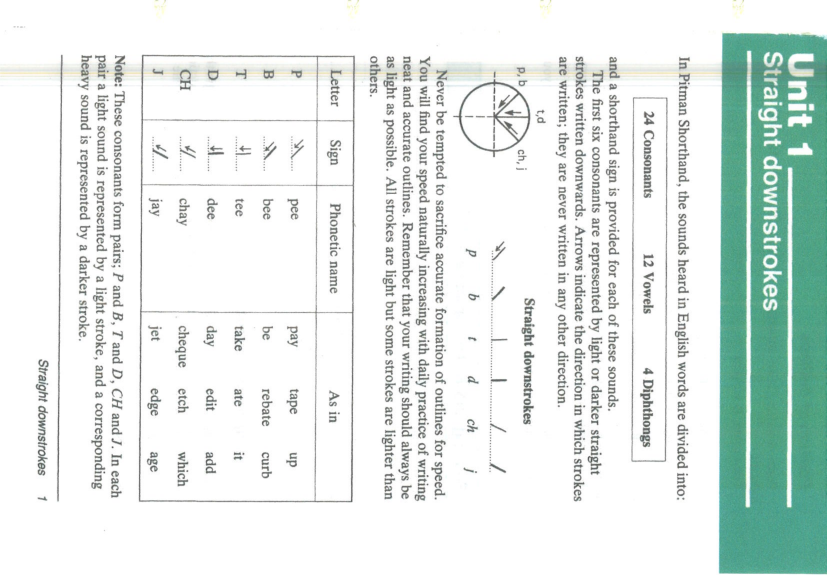
#> input picture assets/stroke-images/professional/stroke_page-009.png, 2480 x 1748 px (shown at 1/3 size)
$ python extract_clean_strokes.py
#> lines starting #> are read from the running program, lines starting #| are printed output that depends on the picture; after the words box and inside, x2 and y2 are one past the last pixel; in counts of white or black regions, pixels touching at a corner belong together
#!/usr/bin/env python3
"""
Improved stroke extraction with tighter detection.
Focuses on extracting ONLY the clean stroke symbols, not full page diagrams.
"""

import cv2
import numpy as np
from pathlib import Path
import json

def extract_clean_stroke_symbol(image_path, stroke_info):
    """
    Extract just the clean stroke symbol from a page.

    Args:
        image_path: Path to the professional page image
        stroke_info: Dict with 'name', 'expected_x', 'expected_y', 'size_hint'

    Returns:
        Cropped image of just the stroke symbol
    """
    img = cv2.imread(str(image_path))
#> img is the input picture: shape (1748, 2480, 3); mean B, G, R 232.4, 235.6, 226.8
    if img is None:
        print(f"❌ Failed to load: {image_path}")
        return None

    # Convert to grayscale
    gray = cv2.cvtColor(img, cv2.COLOR_BGR2GRAY)
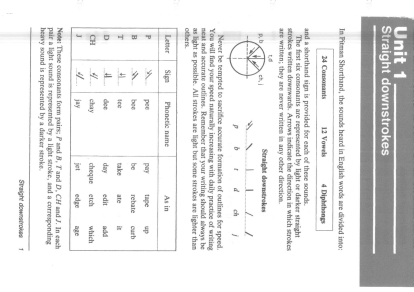
#> gray: shape (1748, 2480) (shown at 1/6 size); min 54, max 255, mean 232.6

    # Use very aggressive thresholding to get only the darkest strokes
    _, binary = cv2.threshold(gray, 200, 255, cv2.THRESH_BINARY_INV)
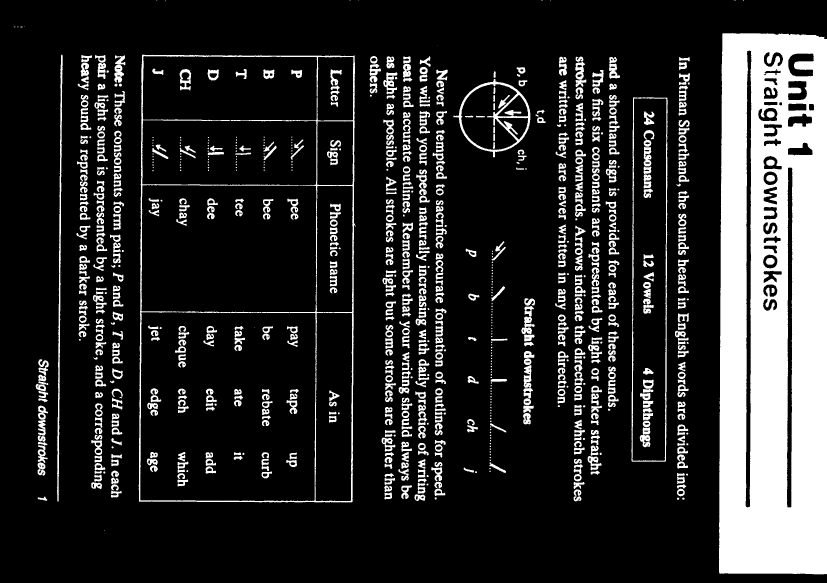
#> binary: shape (1748, 2480) (shown at 1/3 size); 17.5% white; 1032 white regions (156 under 20 px), largest, box (x1, y1, x2, y2) and area: (2157, 99, 2480, 1723) 458298, (416, 164, 1068, 1507) 26313, (1894, 292, 2003, 1385) 8115

    # Remove text and small noise - keep only stroke-like elements
    kernel_vertical = np.ones((15, 3), np.uint8)
    kernel_horizontal = np.ones((3, 15), np.uint8)

    # Detect vertical and horizontal strokes
    vertical = cv2.morphologyEx(binary, cv2.MORPH_OPEN, kernel_vertical)
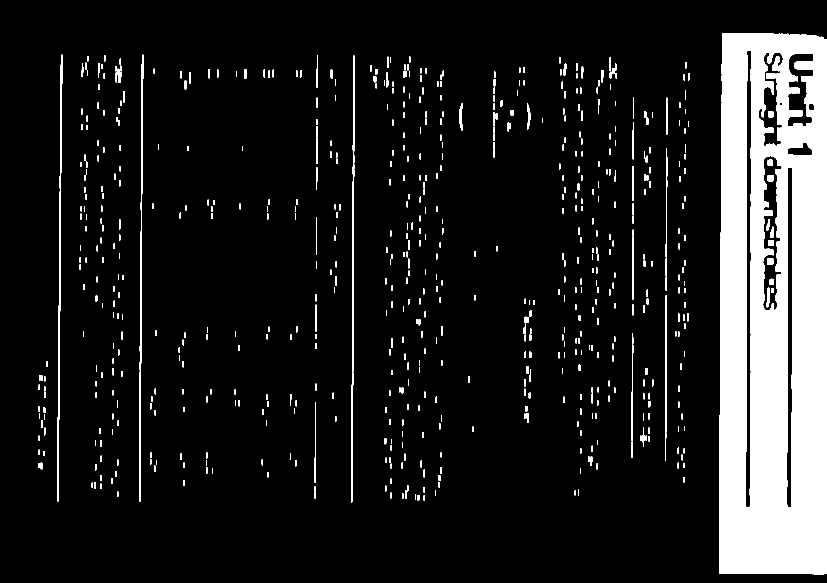
#> vertical: shape (1748, 2480) (shown at 1/3 size); 12% white; 671 white regions, largest, box (x1, y1, x2, y2) and area: (2157, 100, 2480, 1723) 447978, (1053, 167, 1065, 1507) 5676, (172, 164, 188, 1504) 5619
    horizontal = cv2.morphologyEx(binary, cv2.MORPH_OPEN, kernel_horizontal)
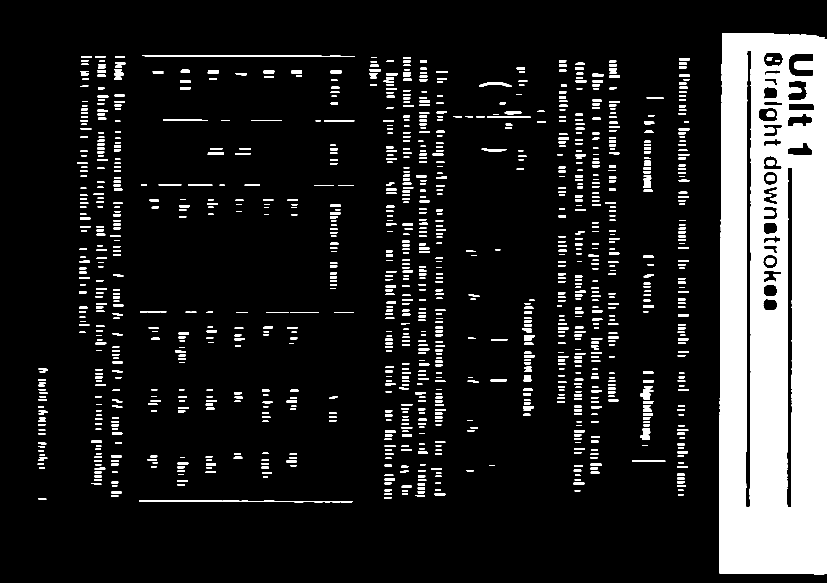
#> horizontal: shape (1748, 2480) (shown at 1/3 size); 13.6% white; 1164 white regions, largest, box (x1, y1, x2, y2) and area: (2157, 100, 2480, 1723) 455422, (426, 165, 1064, 171) 2382, (417, 1501, 1057, 1507) 2367

    # Combine both
    strokes = cv2.bitwise_or(vertical, horizontal)
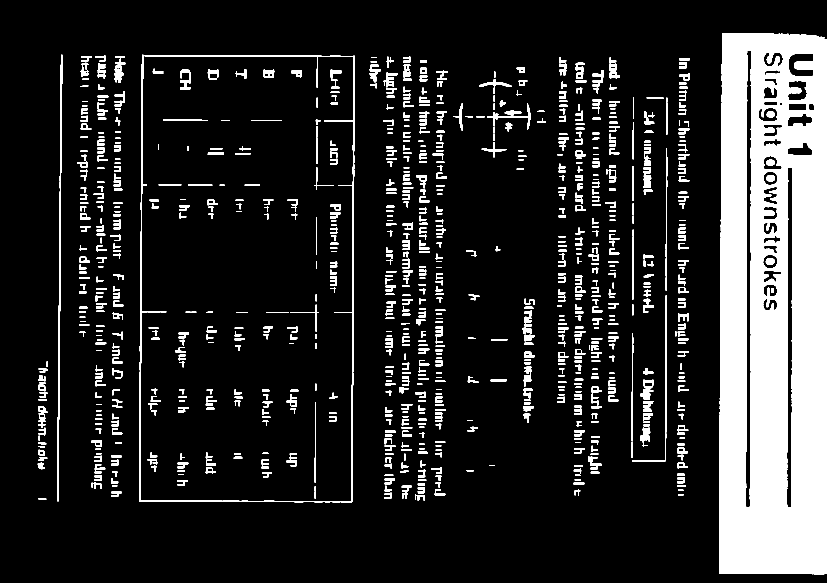
#> strokes: shape (1748, 2480) (shown at 1/3 size); 14.9% white; 926 white regions

    # Find contours
    contours, _ = cv2.findContours(strokes, cv2.RETR_EXTERNAL, cv2.CHAIN_APPROX_SIMPLE)
#> contours = 771 contours; largest, box (x1, y1, x2, y2) and area: (417, 164, 1065, 1507) 855102, (2157, 100, 2480, 1723) 513744, (172, 164, 188, 1504) 4276, (1896, 886, 2000, 1385) 1349, (1461, 310, 1591, 389) 1078

    if not contours:
        print(f"  ⚠️  No stroke contours found for {stroke_info['name']}")
        return None

    # Filter contours by:
    # 1. Aspect ratio (strokes are typically tall or wide)
    # 2. Position (use expected_x, expected_y if provided)
    # 3. Size (not too small, not too large)

    valid_contours = []
    for contour in contours:
        x, y, w, h = cv2.boundingRect(contour)
        area = cv2.contourArea(contour)

        # Skip very small contours (noise/text)
        if area < 500:
            continue

        # Skip very large contours (page borders, full diagrams)
        if area > 30000:
            continue

        # Check aspect ratio - strokes are typically elongated
        aspect_ratio = max(w, h) / max(min(w, h), 1)

        # Skip square-ish shapes (likely not strokes)
        if aspect_ratio < 2.0:
            continue

        # If we have position hints, prefer contours near that position
        if 'expected_x' in stroke_info and 'expected_y' in stroke_info:
            expected_x = stroke_info['expected_x']
            expected_y = stroke_info['expected_y']

            # Calculate distance from expected position
            center_x = x + w // 2
            center_y = y + h // 2
            distance = np.sqrt((center_x - expected_x)**2 + (center_y - expected_y)**2)

            valid_contours.append((contour, area, distance, (x, y, w, h)))
        else:
            valid_contours.append((contour, area, 0, (x, y, w, h)))
#> this loop made 771 passes
#> (x, y, w, h, area, aspect_ratio, center_x, center_y) on passes 275, 348, 604, 734, 753, 770: (1895, 1000, 5, 323, 753, 64.6, 1897, 1161), (1896, 886, 104, 499, 1349, 4.8, 1948, 1135), (1998, 444, 4, 220, 506, 55, 2000, 554), (1437, 237, 98, 23, 623.5, 4.26, 1486, 248), (293, 189, 24, 48, 582.5, 2, 305, 213), (172, 164, 16, 1340, 4276.5, 83.75, 180, 834)
#> after the loop, valid_contours = 6 items

    if not valid_contours:
        print(f"  ⚠️  No valid stroke contours for {stroke_info['name']}")
        return None

    # Sort by distance (if we have expected position) or by area (largest first)
    if 'expected_x' in stroke_info:
        valid_contours.sort(key=lambda x: x[2])  # Sort by distance
    else:
        valid_contours.sort(key=lambda x: x[1], reverse=True)  # Sort by area

    # Take the best match
    best_contour, area, distance, bbox = valid_contours[0]
#> best_contour = contour of 103 points, box (x1, y1, x2, y2) (172, 164, 188, 1504), area 4276; bbox = (172, 164, 16, 1340)
    x, y, w, h = bbox

    # Add minimal padding
    padding = 5
    x = max(0, x - padding)
#> x = 167
    y = max(0, y - padding)
#> y = 159
    w = min(img.shape[1] - x, w + 2 * padding)
#> w = 26
    h = min(img.shape[0] - y, h + 2 * padding)
#> h = 1350

    # Extract the stroke
    stroke_img = img[y:y+h, x:x+w]

    return stroke_img

def extract_all_clean_strokes():
    """
    Extract clean stroke symbols from all professional pages.
    Uses tighter detection focused on stroke outlines only.
    """
    base_dir = Path(__file__).parent.parent / "assets" / "stroke-images" / "professional"
    output_dir = Path(__file__).parent.parent / "assets" / "stroke-images" / "extracted-professional-clean"
    output_dir.mkdir(exist_ok=True, parents=True)

    # Define stroke extraction hints
    # These are approximate positions where strokes typically appear on each page
    stroke_extractions = [
        # Page 9 - P and B (straight downstrokes)
        {
            'page': 'stroke_page-009.png',
            'strokes': [
                {'name': 'P', 'expected_x': 800, 'expected_y': 1000},
                {'name': 'B', 'expected_x': 1200, 'expected_y': 1000},
            ]
        },
        # Page 10 - T and D
        {
            'page': 'stroke_page-010.png',
            'strokes': [
                {'name': 'T', 'expected_x': 800, 'expected_y': 1000},
                {'name': 'D', 'expected_x': 1200, 'expected_y': 1000},
            ]
        },
        # Page 11 - CH and J
        {
            'page': 'book_page-011.png',
            'strokes': [
                {'name': 'CH', 'expected_x': 800, 'expected_y': 1000},
                {'name': 'J', 'expected_x': 1200, 'expected_y': 1000},
            ]
        },
        # Page 16 - F and V (curved)
        {
            'page': 'unit2_curved_page-016.png',
            'strokes': [
                {'name': 'F', 'expected_x': 800, 'expected_y': 1200},
                {'name': 'V', 'expected_x': 1200, 'expected_y': 1200},
            ]
        },
        # Page 17 - TH and THE
        {
            'page': 'vowel_page-017.png',
            'strokes': [
                {'name': 'TH', 'expected_x': 600, 'expected_y': 1000},
                {'name': 'THE', 'expected_x': 1000, 'expected_y': 1000},
                {'name': 'ITH', 'expected_x': 1400, 'expected_y': 1000},
            ]
        },
        # Page 18 - S and Z
        {
            'page': 'book_page-018.png',
            'strokes': [
                {'name': 'S', 'expected_x': 800, 'expected_y': 1200},
                {'name': 'Z', 'expected_x': 1200, 'expected_y': 1200},
            ]
        },
        # Page 19 - SH, ZH, ISH, ZHEE
        {
            'page': 'book_page-019.png',
            'strokes': [
                {'name': 'SH', 'expected_x': 600, 'expected_y': 1000},
                {'name': 'ZH', 'expected_x': 900, 'expected_y': 1000},
                {'name': 'ISH', 'expected_x': 1200, 'expected_y': 1000},
                {'name': 'ZHEE', 'expected_x': 1500, 'expected_y': 1000},
            ]
        },
        # Page 20 - K, G, M (horizontal)
        {
            'page': 'book_page-020.png',
            'strokes': [
                {'name': 'K', 'expected_x': 700, 'expected_y': 1200},
                {'name': 'G', 'expected_x': 1100, 'expected_y': 1200},
                {'name': 'M', 'expected_x': 1500, 'expected_y': 1200},
            ]
        },
        # Page 21 - N, NG, L, W, Y, H (upward)
        {
            'page': 'book_page-021.png',
            'strokes': [
                {'name': 'N', 'expected_x': 500, 'expected_y': 1000},
                {'name': 'NG', 'expected_x': 800, 'expected_y': 1000},
                {'name': 'L', 'expected_x': 1100, 'expected_y': 1000},
                {'name': 'W', 'expected_x': 1400, 'expected_y': 1000},
                {'name': 'Y', 'expected_x': 1700, 'expected_y': 1000},
                {'name': 'H', 'expected_x': 2000, 'expected_y': 1000},
            ]
        },
    ]

    print("=" * 70)
    print("🎨 CLEAN STROKE EXTRACTION - FOCUSED MODE")
    print("=" * 70)
    print("Extracting ONLY the stroke symbols, not full page content")
    print()

    total_extracted = 0

    for page_info in stroke_extractions:
        page_name = page_info['page']
        strokes = page_info['strokes']

        page_path = base_dir / page_name
        if not page_path.exists():
            print(f"❌ Page not found: {page_name}")
            continue

        print(f"📖 Processing: {page_name}")
        print(f"   Expected strokes: {', '.join([s['name'] for s in strokes])}")

        for stroke_info in strokes:
            stroke_img = extract_clean_stroke_symbol(page_path, stroke_info)

            if stroke_img is not None:
                output_path = output_dir / f"{stroke_info['name']}_professional.png"
                cv2.imwrite(str(output_path), stroke_img)
#> (the run stopped early here; a loop or call above may not have finished)

$ run again, with assets/stroke-images/professional/DEBUG_book_page-011.png copied over assets/stroke-images/professional/stroke_page-009.png
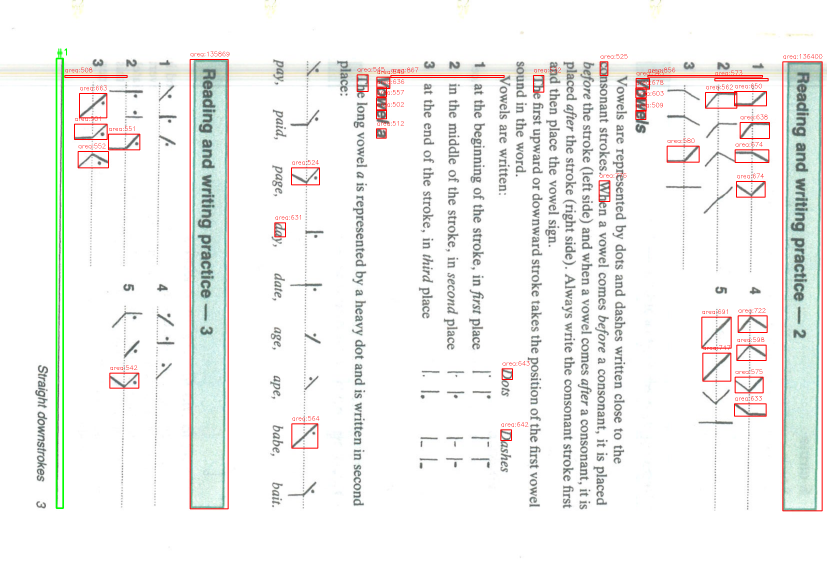
#> input picture assets/stroke-images/professional/DEBUG_book_page-011.png, 2480 x 1748 px (shown at 1/3 size)
#> in extract_clean_stroke_symbol, img is the input picture: shape (1748, 2480, 3); mean B, G, R 240.5, 242.3, 242.4
#> in extract_clean_stroke_symbol, `_, binary = cv2.threshold(gray, 200, 255, cv2.THRESH_BINARY_INV)`:
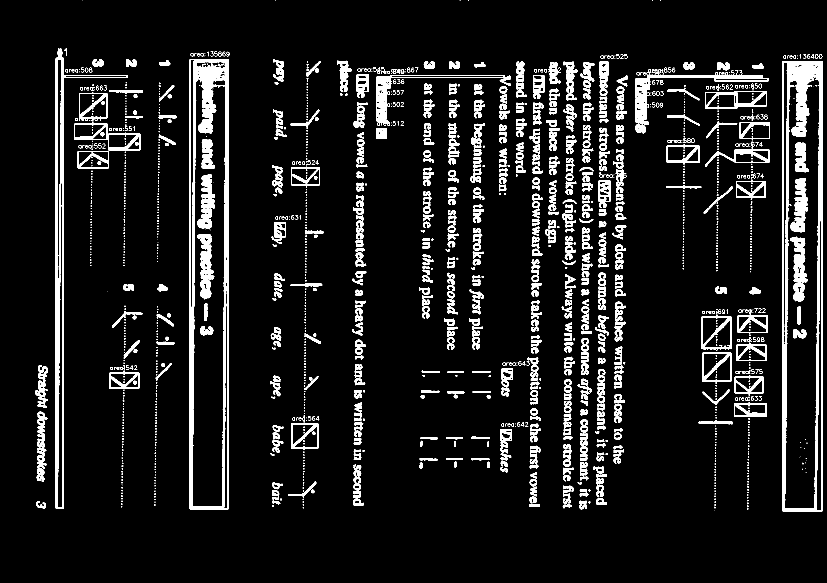
#> binary: shape (1748, 2480) (shown at 1/3 size); 8.4% white; 1772 white regions (896 under 20 px), largest, box (x1, y1, x2, y2) and area: (2347, 184, 2468, 1534) 36939, (569, 177, 686, 1528) 36088, (167, 145, 192, 1527) 19202
#> vertical: shape (1748, 2480); 3.2% white; 455 white regions, largest, box (x1, y1, x2, y2) and area: (167, 173, 192, 1527) 18514, (2347, 184, 2444, 1534) 18261, (2444, 184, 2468, 1534) 12997
#> horizontal: shape (1748, 2480); 3.5% white; 895 white regions, largest, box (x1, y1, x2, y2) and area: (2348, 184, 2468, 316) 7356, (580, 201, 686, 269) 3701, (1907, 283, 1940, 329) 1217
#> strokes: shape (1748, 2480); 5.7% white; 651 white regions
#> contours = 624 contours; largest, box (x1, y1, x2, y2) and area: (2347, 184, 2468, 1534) 161878, (569, 177, 686, 1528) 156598, (167, 173, 192, 1527) 32464, (2115, 273, 2301, 326) 8734, (2104, 950, 2195, 1046) 8548
#> the loop in extract_clean_stroke_symbol, `for contour in contours:` made 624 passes
#> (x, y, w, h, area, aspect_ratio, center_x, center_y) on passes 101, 122, 404, 459, 511, 571, 591, 593: (2096, 1264, 103, 8, 529, 12.88, 2147, 1268), (2202, 1210, 98, 40, 3781, 2.45, 2251, 1230), (1796, 541, 35, 83, 2270.5, 2.37, 1813, 582), (2204, 448, 104, 41, 4118, 2.54, 2256, 468), (222, 371, 101, 49, 4798, 2.06, 272, 395), (2115, 273, 186, 53, 8734, 3.51, 2208, 299), (1906, 234, 44, 139, 4702, 3.16, 1928, 303), (1172, 231, 341, 3, 680, 113.7, 1342, 232)
#> after the loop in extract_clean_stroke_symbol, `for contour in contours:`: valid_contours = 15 items
#> in extract_clean_stroke_symbol, `best_contour, area, distance, bbox = valid_contours[0]`: best_contour = contour of 46 points, box (x1, y1, x2, y2) (1128, 230, 1171, 369), area 4594; area = 4593.5; distance = 783.1; bbox = (1128, 230, 43, 139)
#> in extract_clean_stroke_symbol, `x, y, w, h = bbox`: x = 1128; y = 230; w = 43; h = 139
#> in extract_clean_stroke_symbol, `x = max(0, x - padding)`: x = 1123
#> in extract_clean_stroke_symbol, `y = max(0, y - padding)`: y = 225
#> in extract_clean_stroke_symbol, `w = min(img.shape[1] - x, w + 2 * padding)`: w = 53
#> in extract_clean_stroke_symbol, `h = min(img.shape[0] - y, h + 2 * padding)`: h = 149
#> in extract_clean_stroke_symbol, `stroke_img = img[y:y+h, x:x+w]`:
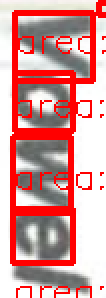
#> stroke_img: shape (149, 53, 3) (shown 2 times larger); mean B, G, R 152, 153, 210.3
